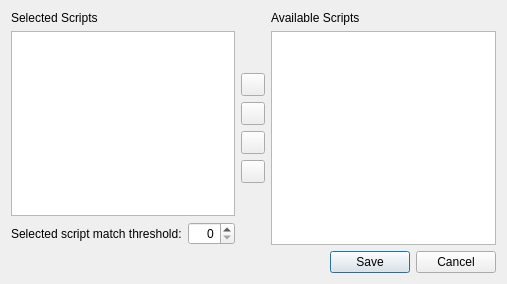
<?xml version="1.0" encoding="UTF-8"?>
<ui version="4.0">
 <class>ExceptionScriptSelector</class>
 <widget class="QDialog" name="ExceptionScriptSelector">
  <property name="windowModality">
   <enum>Qt::WindowModal</enum>
  </property>
  <property name="geometry">
   <rect>
    <x>0</x>
    <y>0</y>
    <width>507</width>
    <height>284</height>
   </rect>
  </property>
  <property name="sizePolicy">
   <sizepolicy hsizetype="Expanding" vsizetype="Expanding">
    <horstretch>1</horstretch>
    <verstretch>1</verstretch>
   </sizepolicy>
  </property>
  <property name="windowTitle">
   <string>Exception Script Selector</string>
  </property>
  <layout class="QVBoxLayout" name="verticalLayout">
   <item>
    <layout class="QHBoxLayout" name="horizontalLayout">
     <item>
      <layout class="QVBoxLayout" name="verticalLayout_2">
       <item>
        <widget class="QLabel" name="label">
         <property name="text">
          <string>Selected Scripts</string>
         </property>
        </widget>
       </item>
       <item>
        <widget class="QListWidget" name="selected_scripts"/>
       </item>
       <item>
        <layout class="QHBoxLayout" name="horizontalLayout_2">
         <property name="bottomMargin">
          <number>0</number>
         </property>
         <item>
          <widget class="QLabel" name="label_3">
           <property name="text">
            <string>Selected script match threshold:</string>
           </property>
          </widget>
         </item>
         <item>
          <widget class="QSpinBox" name="weighting_selector">
           <property name="sizePolicy">
            <sizepolicy hsizetype="Maximum" vsizetype="Fixed">
             <horstretch>0</horstretch>
             <verstretch>0</verstretch>
            </sizepolicy>
           </property>
           <property name="maximumSize">
            <size>
             <width>50</width>
             <height>16777215</height>
            </size>
           </property>
           <property name="alignment">
            <set>Qt::AlignRight|Qt::AlignTrailing|Qt::AlignVCenter</set>
           </property>
           <property name="maximum">
            <number>100</number>
           </property>
          </widget>
         </item>
        </layout>
       </item>
      </layout>
     </item>
     <item>
      <layout class="QVBoxLayout" name="verticalLayout_3">
       <item>
        <spacer name="verticalSpacer_2">
         <property name="orientation">
          <enum>Qt::Vertical</enum>
         </property>
         <property name="sizeHint" stdset="0">
          <size>
           <width>20</width>
           <height>40</height>
          </size>
         </property>
        </spacer>
       </item>
       <item>
        <widget class="QToolButton" name="move_up">
         <property name="toolTip">
          <string>Move selected script up</string>
         </property>
         <property name="text">
          <string/>
         </property>
         <property name="icon">
          <iconset theme=":/images/16x16/go-up.png">
           <normaloff>.</normaloff>.</iconset>
         </property>
        </widget>
       </item>
       <item>
        <widget class="QToolButton" name="add_script">
         <property name="toolTip">
          <string>Add to selected scripts</string>
         </property>
         <property name="text">
          <string/>
         </property>
         <property name="icon">
          <iconset theme=":/images/16x16/go-previous.png">
           <normaloff>.</normaloff>.</iconset>
         </property>
        </widget>
       </item>
       <item>
        <widget class="QToolButton" name="remove_script">
         <property name="toolTip">
          <string>Remove selected script</string>
         </property>
         <property name="text">
          <string/>
         </property>
         <property name="icon">
          <iconset theme=":/images/16x16/go-next.png">
           <normaloff>.</normaloff>.</iconset>
         </property>
        </widget>
       </item>
       <item>
        <widget class="QToolButton" name="move_down">
         <property name="toolTip">
          <string>Move selected script down</string>
         </property>
         <property name="text">
          <string/>
         </property>
         <property name="icon">
          <iconset theme=":/images/16x16/go-down.png">
           <normaloff>.</normaloff>.</iconset>
         </property>
        </widget>
       </item>
       <item>
        <spacer name="verticalSpacer">
         <property name="orientation">
          <enum>Qt::Vertical</enum>
         </property>
         <property name="sizeHint" stdset="0">
          <size>
           <width>20</width>
           <height>40</height>
          </size>
         </property>
        </spacer>
       </item>
      </layout>
     </item>
     <item>
      <layout class="QVBoxLayout" name="verticalLayout_4">
       <item>
        <widget class="QLabel" name="label_2">
         <property name="text">
          <string>Available Scripts</string>
         </property>
        </widget>
       </item>
       <item>
        <widget class="QListWidget" name="available_scripts"/>
       </item>
      </layout>
     </item>
    </layout>
   </item>
   <item>
    <widget class="QDialogButtonBox" name="button_box">
     <property name="orientation">
      <enum>Qt::Horizontal</enum>
     </property>
     <property name="standardButtons">
      <set>QDialogButtonBox::Cancel|QDialogButtonBox::Save</set>
     </property>
    </widget>
   </item>
  </layout>
 </widget>
 <resources/>
 <connections/>
</ui>
